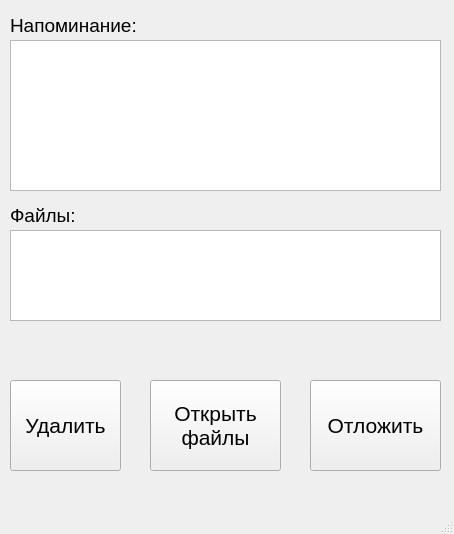
<?xml version="1.0" encoding="UTF-8"?>
<ui version="4.0">
 <class>remind</class>
 <widget class="QMainWindow" name="remind">
  <property name="geometry">
   <rect>
    <x>0</x>
    <y>0</y>
    <width>454</width>
    <height>534</height>
   </rect>
  </property>
  <property name="windowTitle">
   <string>Напоминание!</string>
  </property>
  <widget class="QWidget" name="centralwidget">
   <widget class="QPushButton" name="deleteButton">
    <property name="geometry">
     <rect>
      <x>10</x>
      <y>380</y>
      <width>111</width>
      <height>91</height>
     </rect>
    </property>
    <property name="font">
     <font>
      <pointsize>16</pointsize>
     </font>
    </property>
    <property name="text">
     <string>Удалить</string>
    </property>
   </widget>
   <widget class="QPushButton" name="openButton">
    <property name="geometry">
     <rect>
      <x>150</x>
      <y>380</y>
      <width>131</width>
      <height>91</height>
     </rect>
    </property>
    <property name="font">
     <font>
      <pointsize>16</pointsize>
     </font>
    </property>
    <property name="text">
     <string>Открыть
файлы</string>
    </property>
   </widget>
   <widget class="QPushButton" name="waitButton">
    <property name="geometry">
     <rect>
      <x>310</x>
      <y>380</y>
      <width>131</width>
      <height>91</height>
     </rect>
    </property>
    <property name="font">
     <font>
      <pointsize>16</pointsize>
     </font>
    </property>
    <property name="text">
     <string>Отложить</string>
    </property>
   </widget>
   <widget class="QLabel" name="label">
    <property name="geometry">
     <rect>
      <x>10</x>
      <y>10</y>
      <width>171</width>
      <height>31</height>
     </rect>
    </property>
    <property name="font">
     <font>
      <pointsize>14</pointsize>
     </font>
    </property>
    <property name="text">
     <string>Напоминание:</string>
    </property>
   </widget>
   <widget class="QLabel" name="label_2">
    <property name="geometry">
     <rect>
      <x>10</x>
      <y>200</y>
      <width>171</width>
      <height>31</height>
     </rect>
    </property>
    <property name="font">
     <font>
      <pointsize>14</pointsize>
     </font>
    </property>
    <property name="text">
     <string>Файлы:</string>
    </property>
   </widget>
   <widget class="QTextEdit" name="textEdit">
    <property name="geometry">
     <rect>
      <x>10</x>
      <y>40</y>
      <width>431</width>
      <height>151</height>
     </rect>
    </property>
    <property name="font">
     <font>
      <pointsize>14</pointsize>
     </font>
    </property>
   </widget>
   <widget class="QTextEdit" name="textEdit_2">
    <property name="geometry">
     <rect>
      <x>10</x>
      <y>230</y>
      <width>431</width>
      <height>91</height>
     </rect>
    </property>
    <property name="font">
     <font>
      <pointsize>14</pointsize>
     </font>
    </property>
   </widget>
   <widget class="QLabel" name="label_data">
    <property name="geometry">
     <rect>
      <x>10</x>
      <y>330</y>
      <width>421</width>
      <height>31</height>
     </rect>
    </property>
    <property name="font">
     <font>
      <pointsize>12</pointsize>
     </font>
    </property>
    <property name="text">
     <string/>
    </property>
   </widget>
  </widget>
  <widget class="QMenuBar" name="menubar">
   <property name="geometry">
    <rect>
     <x>0</x>
     <y>0</y>
     <width>454</width>
     <height>21</height>
    </rect>
   </property>
  </widget>
  <widget class="QStatusBar" name="statusbar"/>
 </widget>
 <resources/>
 <connections/>
</ui>
